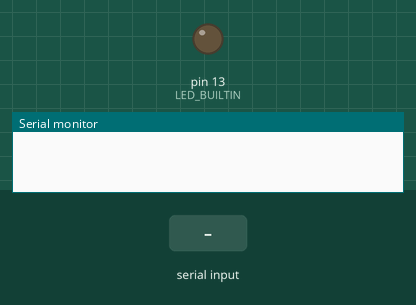
This sketch was run on a simulated Arduino Uno, built with avr-gcc and run on an emulated ATmega328P. Parts: output pins drawn as LEDs (lit = HIGH), the last lines printed to the serial monitor. The test bench sets the inputs (shaded band).

Above: at 1.2 s.
1.3 s: "1" received over the second serial link
At 2.2 s:
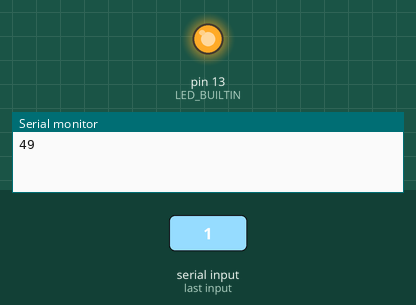
2.8 s: "2" received over the second serial link
At 3.4 s:
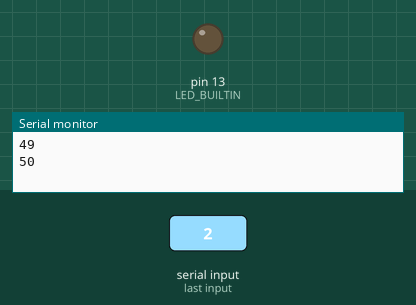
Timing chart, 0 to 5.8 s (numbered marks = the images above; inputs shaded):
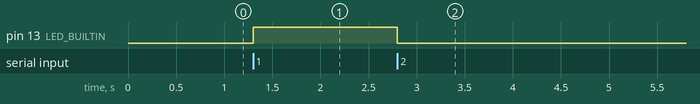

Measured:
- after the input at 1.3 s, pin 13 (LED_BUILTIN): LOW → HIGH at once
- after the input at 2.8 s, pin 13 (LED_BUILTIN): HIGH → LOW at once

The sketch:

Bluetooth.ino
```cpp
 #include<SoftwareSerial.h>
SoftwareSerial mySerial(10, 11); // RX, TX

void setup() {
  Serial.begin(9600);
  mySerial.begin(9600);
  pinMode(LED_BUILTIN, OUTPUT);
}
int i;
void loop() {
  if (mySerial.available()) {
    i=mySerial.read() ;
    Serial.println(i);
    // switch on LED if 1 is received
    if (i=='1') digitalWrite(LED_BUILTIN, HIGH);
    // switch off LED if 2 is received
    if (i=='2') digitalWrite(LED_BUILTIN, LOW);
    //delay(1000);
  }
}
```
